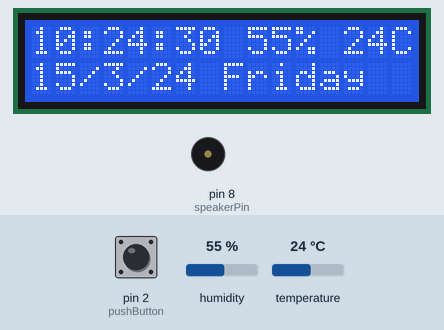
The sketch below on a simulated Arduino Uno, built with avr-gcc and run on an emulated ATmega328P. Parts: 16×2 character LCD, buzzer (waves = sounding, pin HIGH). Wiring (inferred from the names in the program): DHT11 sensor: data pin 12; DS3231 clock at I2C address 0x68. Inputs (shaded band) come from the test bench; at power-on: pin 2 (pushButton) LOW, humidity 55 %, temperature 24 °C. The local clock reads 2024-03-15 10:24:30 at power-on unless the sketch sets it; what the sketch prints to the serial monitor is not drawn.

Above: at 1.2 s.
1.3 s: pin 2 (pushButton) pulled HIGH for 1.45 s
At 1.9 s:
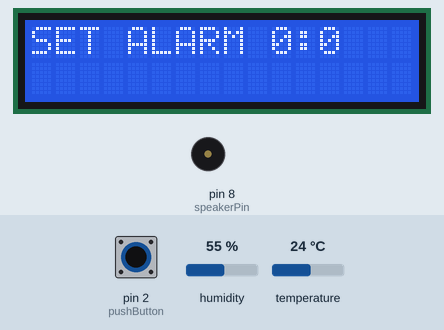
4.2 s: pin 2 (pushButton) pulled HIGH for 1.45 s
At 4.7 s:
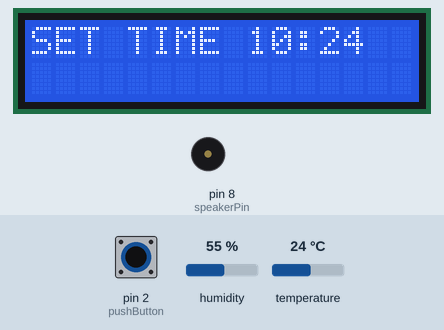
7.1 s: pin 2 (pushButton) pulled HIGH for 3.2 s
At 7.64 s:
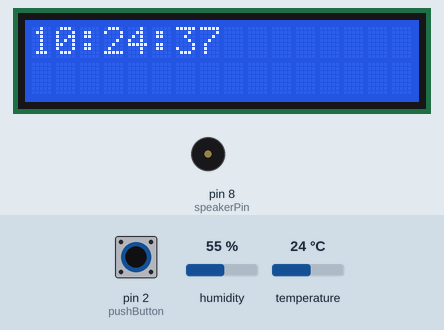
11.8 s: humidity set to 22 %
At 13.9 s:
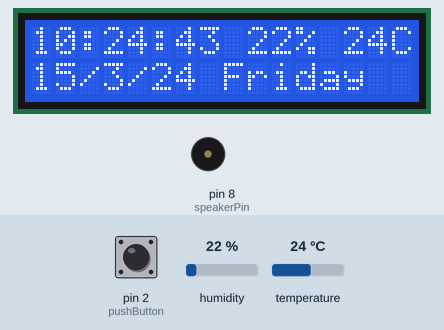
14.0 s: temperature set to 12 °C
At 15.6 s:
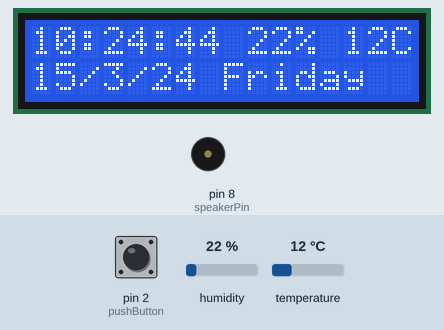
16.3 s: humidity set to 40 %
At 18.0 s:
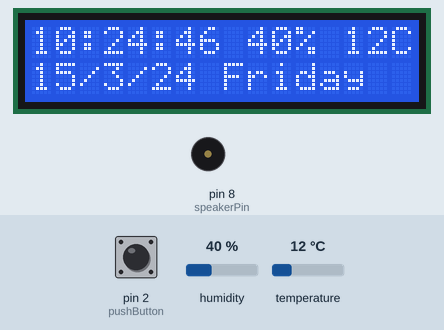
Timing chart, 0 to 19.5 s (numbered marks = the images above; inputs shaded):
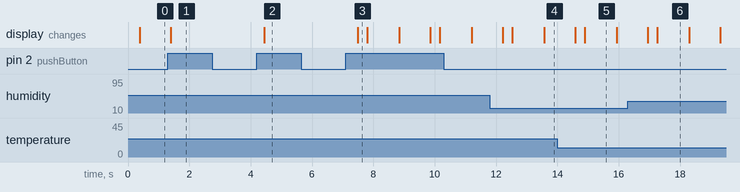

Measured:
- after the input at 1.3 s, the display: changes after 0.10 s (image 1)
- after the input at 4.2 s, the display: changes after 0.24 s (image 2)
- after the input at 7.1 s, the display: changes after 0.39 s (image 3)
- what the display in image 5 shows lasts 1.0 s, from 14.9 s to 15.9 s

The sketch:

lcd_time_temp_humidity_buzz_melody_button.ino
```cpp
 #include "Wire.h"
#include <LiquidCrystal_I2C.h>
LiquidCrystal_I2C lcd(0x3F, 2, 1, 0, 4, 5, 6, 7, 3, POSITIVE);
#define DS3231_I2C_ADDRESS 0x68
#include "DHT.h"
#define DHTPIN 12     // what digital pin we're connected to
// for swtiching alarm option ant set time option
int pushButton=2;//pin of the button
int state=0;
int reading;
int previous=LOW;
long time=0;
long debounce=200;
//for setting alarm time
int ahour=0;
int aminute=0;
// Uncomment whatever type you're using!
#define DHTTYPE DHT11   // DHT 11
DHT dht(DHTPIN, DHTTYPE);
// Convert normal decimal numbers to binary coded decimal
byte decToBcd(byte val)
{
  return( (val/10*16) + (val%10) );
}

// Convert binary coded decimal to normal decimal numbers
byte bcdToDec(byte val)
{
  return( (val/16*10) + (val%16) );
}
// this part for melody
int speakerPin = 8;

int length = 15; // the number of notes
char notes[] = "ccggaagffeeddc "; // a space represents a rest
int beats[] = { 1, 1, 1, 1, 1, 1, 2, 1, 1, 1, 1, 1, 1, 2, 4 };
int tempo = 300;

void playTone(int tone, int duration) {
  for (long i = 0; i < duration * 1000L; i += tone * 2) {
    digitalWrite(speakerPin, HIGH);
    delayMicroseconds(tone);
    digitalWrite(speakerPin, LOW);
    delayMicroseconds(tone);
  }
}
void playNote(char note, int duration) {
  char names[] = { 'c', 'd', 'e', 'f', 'g', 'a', 'b', 'C' };
  int tones[] = { 1915, 1700, 1519, 1432, 1275, 1136, 1014, 956 };

  // play the tone corresponding to the note name
  for (int i = 0; i < 8; i++) {
    if (names[i] == note) {
      playTone(tones[i], duration);
    }
  }
}
// melody done

void setup()
{
  Wire.begin();
  Serial.begin(9600);
   lcd.begin(16,2);
   dht.begin();
   pinMode(speakerPin,OUTPUT);
   pinMode(pushButton, INPUT);
  // set the initial time here:
  // DS3231 seconds, minutes, hours, day, date, month, year
  //setDS3231time(30,13,22,1,23,10,16);
}

//void setDS3231time(byte second, byte minute, byte hour, byte dayOfWeek, byte
//dayOfMonth, byte month, byte year)
//{
  // sets time and date data to DS3231
  //Wire.beginTransmission(DS3231_I2C_ADDRESS);
  //Wire.write(0); // set next input to start at the seconds register
  //Wire.write(decToBcd(second)); // set seconds
  //Wire.write(decToBcd(minute)); // set minutes
  //Wire.write(decToBcd(hour)); // set hours
  //Wire.write(decToBcd(dayOfWeek)); // set day of week (1=Sunday, 7=Saturday)
  //Wire.write(decToBcd(dayOfMonth)); // set date (1 to 31)
  //Wire.write(decToBcd(month)); // set month
  //Wire.write(decToBcd(year)); // set year (0 to 99)
  //Wire.endTransmission();
//}

void readDS3231time(byte *second,
byte *minute,
byte *hour,
byte *dayOfWeek,
byte *dayOfMonth,
byte *month,
byte *year)
{
  Wire.beginTransmission(DS3231_I2C_ADDRESS);
  Wire.write(0); // set DS3231 register pointer to 00h
  Wire.endTransmission();
  Wire.requestFrom(DS3231_I2C_ADDRESS, 7);
  // request seven bytes of data from DS3231 starting from register 00h
  *second = bcdToDec(Wire.read() & 0x7f);
  *minute = bcdToDec(Wire.read());
  *hour = bcdToDec(Wire.read() & 0x3f);
  *dayOfWeek = bcdToDec(Wire.read());
  *dayOfMonth = bcdToDec(Wire.read());
  *month = bcdToDec(Wire.read());
  *year = bcdToDec(Wire.read());
}

void displayTime()
{
  byte second, minute, hour, dayOfWeek, dayOfMonth, month, year;
  // retrieve data from DS3231
  readDS3231time(&second, &minute, &hour, &dayOfWeek, &dayOfMonth, &month,
  &year);
  // send it to the serial monitor
  lcd.clear();
  lcd.print(hour);
  Serial.print(hour, DEC);
  // convert the byte variable to a decimal number when displayed
  Serial.print(":");
  lcd.print(":");
  if (minute<10)
  {
    Serial.print("0");
    lcd.print("0");
  }
  lcd.print(minute);
  Serial.print(minute, DEC);
  Serial.print(":");
  lcd.print(":");
  if (second<10)
  {
    Serial.print("0");
    lcd.print("0");
  }
  lcd.print(second);
  Serial.print(second, DEC);
  Serial.print(" ");
  lcd.print(" ");
  float h = dht.readHumidity();
  // Read temperature as Celsius (the default)
  float t = dht.readTemperature();
  // Read temperature as Fahrenheit (isFahrenheit = true)
  float f = dht.readTemperature(true);

  // Check if any reads failed and exit early (to try again).
  if (isnan(h) || isnan(t) || isnan(f)) {
    Serial.println("Failed to read from DHT sensor!");
    return;
  }

  // Compute heat index in Fahrenheit (the default)
  //float hif = dht.computeHeatIndex(f, h);
  // Compute heat index in Celsius (isFahreheit = false)
  //float hic = dht.computeHeatIndex(t, h, false);

  Serial.print("Humidity: ");
  lcd.print(h,0);
  Serial.print(h);
  lcd.print("%");
  Serial.print(" %\t");
  lcd.print(" ");
  Serial.print("Temperature: ");
  Serial.print(t);

  lcd.print(t,0);
  lcd.print("C");

  Serial.print(" *C ");
  Serial.print(f);
  Serial.print(" *F\t");
  Serial.print("Heat index: ");
//  Serial.print(hic);
  //Serial.print(" *C ");
  //Serial.print(hif);
  //Serial.println(" *F");

  Serial.print(dayOfMonth, DEC);
  lcd.setCursor(0,1);
  lcd.print(dayOfMonth);
  Serial.print("/");
  lcd.print("/");
  lcd.print(month);
  Serial.print(month, DEC);
  Serial.print("/");
  lcd.print("/");
  Serial.print(year, DEC);
  lcd.print(year);
  Serial.print(" Day of week: ");
  lcd.print(" ");
  switch(dayOfWeek){
  case 1:
    Serial.println("Sunday");
    lcd.print("Sunday");
    break;
  case 2:
    Serial.println("Monday");
    lcd.print("Monday");
    break;
  case 3:
    Serial.println("Tuesday");
    lcd.print("Tuesday");
    break;
  case 4:
    Serial.println("Wednesday");
    lcd.print("Wednesday");
    break;
  case 5:
    Serial.println("Thursday");
     lcd.print("Thursday");
    break;
  case 6:
    Serial.println("Friday");
    lcd.print("Friday");
    break;
  case 7:
    lcd.print("Saturday");
    Serial.println("Saturday");
    break;
    }
    if (hour ==ahour && minute==aminute && (second>0&&second<10)){
     for (int i = 0; i < length; i++) {
    if (notes[i] == ' ') {
      delay(beats[i] * tempo); // rest
    } else {
      playNote(notes[i], beats[i] * tempo);
    }

    // pause between notes
    delay(tempo / 2);
     }
    }
}

void loop()
{
  reading=digitalRead(pushButton);
  if (reading==HIGH && previous==LOW && millis()-time>debounce){
    if(state==0)
    state=1;
    else if (state==1)
    state=2;
    else
    state=0;
    time=millis();
  }
  previous=reading;
  if(state==0){
  displayTime();// display the real-time clock data on the Serial Monitor,
  delay(1000); // every second
  }
  if (state==1){
    lcd.clear();
  lcd.print("SET ALARM ");
  lcd.print(ahour);
  lcd.print(":");
  lcd.print(aminute);
  delay(1000);
  }
  if (state==2){
    byte second, minute, hour, dayOfWeek, dayOfMonth, month, year;
  // retrieve data from DS3231
  readDS3231time(&second, &minute, &hour, &dayOfWeek, &dayOfMonth, &month,
  &year);
  lcd.clear();
  lcd.print("SET TIME ");
  lcd.print(hour);
  lcd.print(":");
  lcd.print(minute);
  delay(1000);
  }


  }
```
